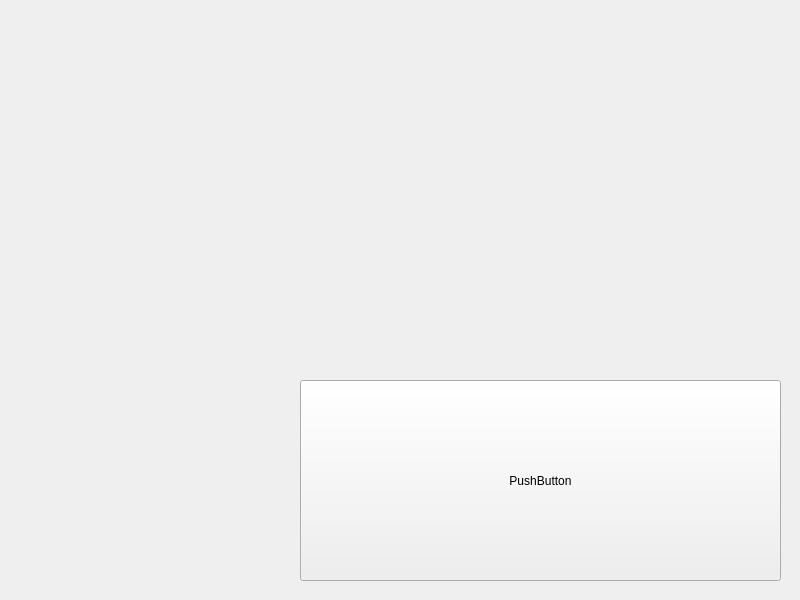
<?xml version="1.0" encoding="UTF-8"?>
<ui version="4.0">
 <class>MainWindow</class>
 <widget class="QMainWindow" name="MainWindow">
  <property name="geometry">
   <rect>
    <x>0</x>
    <y>0</y>
    <width>800</width>
    <height>600</height>
   </rect>
  </property>
  <property name="windowTitle">
   <string>MainWindow</string>
  </property>
  <widget class="QWidget" name="centralwidget">
   <widget class="QPushButton" name="pushButton">
    <property name="geometry">
     <rect>
      <x>300</x>
      <y>380</y>
      <width>481</width>
      <height>201</height>
     </rect>
    </property>
    <property name="text">
     <string>PushButton</string>
    </property>
   </widget>
  </widget>
 </widget>
 <resources/>
 <connections/>
</ui>
